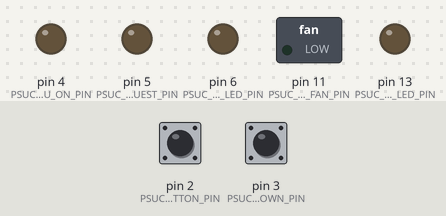
The sketch below on a simulated Arduino Uno, built with avr-gcc and run on an emulated ATmega328P. Shown: switched loads named in the sketch (green lamp = pin HIGH), output pins drawn as LEDs (lit = HIGH). Dashed ring = blinking. Inputs (shaded band) come from the test bench; at power-on: pin 2 (PSUC_POWER_BUTTON_PIN) HIGH, pin 3 (PSUC_PSU_SHURDOWN_PIN) LOW. Sleep ends after the set time or at an interrupt.

Above: at 1.2 s.
1.3 s: pin 2 (PSUC_POWER_BUTTON_PIN) pulled LOW for 0.15 s
At 3.5 s:
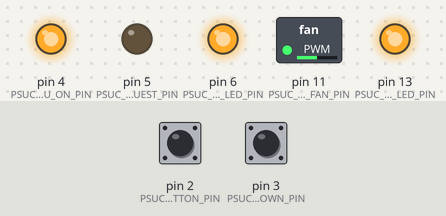
3.9 s: pin 3 (PSUC_PSU_SHURDOWN_PIN) pulled HIGH for 0.15 s
At 4.4 s:
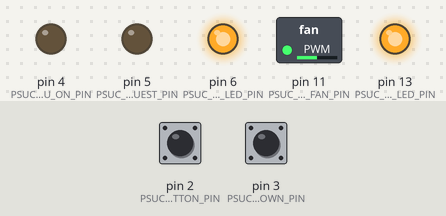
6.5 s: pin 2 (PSUC_POWER_BUTTON_PIN) pulled LOW for 3.2 s
At 7.4 s:
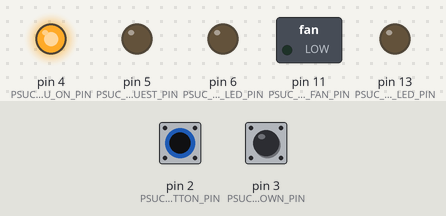
11.2 s: pin 2 (PSUC_POWER_BUTTON_PIN) pulled LOW for 1 s
At 12.4 s:
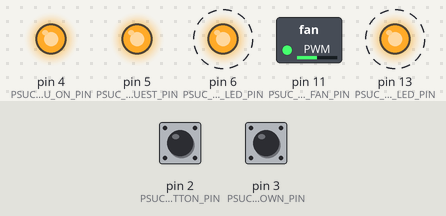
15.2 s: pin 3 (PSUC_PSU_SHURDOWN_PIN) pulled HIGH for 1 s
At 17.1 s:
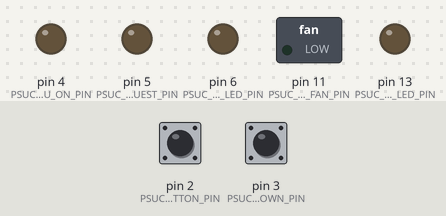
Timing chart, 0 to 18.6 s (numbered marks = the images above; inputs shaded):
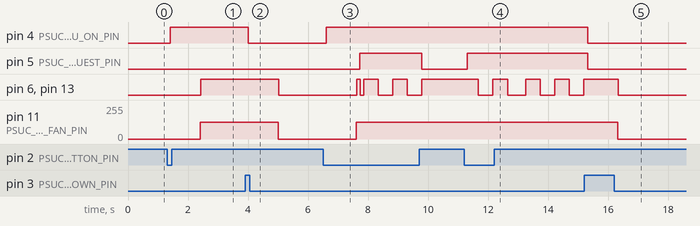

Measured:
- after the input at 1.3 s, pin 4 (PSUC_ATX_PSU_ON_PIN): LOW → HIGH after 0.11 s; pin 6 (PSUC_EXTERNAL_LED_PIN), pin 13 (PSUC_ARDUINO_LED_PIN): LOW → HIGH after 1.1 s; pin 11 (PSUC_CONTROL_FAN_PIN): 0/255 → 127/255 after 1.1 s
- after the input at 3.9 s, pin 4 (PSUC_ATX_PSU_ON_PIN): HIGH → LOW after 0.11 s; pin 6 (PSUC_EXTERNAL_LED_PIN), pin 13 (PSUC_ARDUINO_LED_PIN): HIGH → LOW after 1.1 s; pin 11 (PSUC_CONTROL_FAN_PIN): 127/255 → 0/255 after 1.1 s
- after the input at 6.5 s, pin 4 (PSUC_ATX_PSU_ON_PIN): LOW → HIGH after 0.11 s; pin 5 (PSUC_GPIO_REQUEST_PIN): LOW → HIGH after 1.2 s, → LOW 2.1 s later
- after the input at 11.2 s, pin 5 (PSUC_GPIO_REQUEST_PIN): LOW → HIGH after 0.11 s; pin 6 (PSUC_EXTERNAL_LED_PIN), pin 13 (PSUC_ARDUINO_LED_PIN): alternates HIGH for 0.49 s and LOW for 0.49 s, starting after 0.48 s
- after the input at 15.2 s, pin 4 (PSUC_ATX_PSU_ON_PIN): HIGH → LOW after 0.13 s; pin 5 (PSUC_GPIO_REQUEST_PIN): HIGH → LOW after 0.12 s; pin 11 (PSUC_CONTROL_FAN_PIN): 127/255 → 0/255 after 1.1 s

The sketch:

psuc.ino
```cpp
#include <avr/power.h>
#include <avr/sleep.h>

/*******************************************************************************
  Pico PSU Control application
  Version: 1.03
  Date: 11-03-2018
  Author: Evgeny Sabelskiy

  This is a simple control application for PICO PSU

  This application is licensed under Creative Commons Attribution-ShareAlike 3.0.
  Unported License.

  Revision  Description
  ========  ===========
  1.03      Added case fan control
  1.02      Fixed gpio shutdown request deassertion
  1.01      Added configuration
  1.00      Initial public release (for arduino mini pro 5v)
*******************************************************************************/

/* TODO:
  1. remove bootloader (requires ISP programmer)
  2. implement watchdog
*/

/* ------------- BEGIN CONFIGURATION ---------------- */
// set it to 1 if you want to get debugging output on serial console (115200)
#define PSUC_DEBUG 0

// set to 1 if you want to set HIGH gpio signal for external hardware
// before power down and wait for confirmation signal
// if 0 power will be turned off immediately
#define PSUC_USE_CONFIRMATION_GPIO 1

// set to 1 if you want to use arduino on-board led
#define PSUC_USE_ONBOARD_LED 1

// set to 1 if you want to use external (case) led
#define PSUC_USE_EXTERNAL_LED 1

// set to 1 if you want to control speed of (case) fan
#define PSUC_CONTROL_FAN_SPEED 1

// set fan duty cycle (default is 50%)
#define PSUC_CONTROL_FAN_DUTY_CYCLE 50

// IMPORTANT!!! this is depends on your ATMEGA->[ATX PS_ON PIN] hardware implementation
// set it to LOW if you connected cpu directly to PS_ON
// set to HIGH if you used NPN transistor switch
#define PSUC_PSON_SIGNAL HIGH

// power down system if user pressed button longer than XX seconds
#define PSUC_EMERGENCY_POWER_DOWN_DELAY 10

// return to sleep mode if gpio event didn't occur after XX seconds
#define PSUC_RETURN_TO_POWERON_SLEEP_IN 60
/* -------------- END CONFIGURATION ----------------- */

/* -------------- BEGIN PIN MAPPING ----------------- */
// input (irq): external "power on/off" (momentary) button connected to ground
#define PSUC_POWER_BUTTON_PIN 2

// input (irq): external request for immediate PSU shutdown
#define PSUC_PSU_SHURDOWN_PIN 3

// output: connected to ATX-24 PS_ON (16) pin
#define PSUC_ATX_PSU_ON_PIN 4

// output: connected to external GPIO
// HIGH state is signal for PSU clients to close their business and set HIGH on PSUC_PSU_SHURDOWN_PIN
// for power down
#define PSUC_GPIO_REQUEST_PIN 5

// arduino onboard led
#define PSUC_ARDUINO_LED_PIN LED_BUILTIN

// external case led
#define PSUC_EXTERNAL_LED_PIN 6

// case fan, use pin 11 (asynchronous clock that is not stopped with SLEEP_MODE_PWR_SAVE)
// change timer configuration if you want to remap this pin
#define PSUC_CONTROL_FAN_PIN 11
/* -------------- END PIN MAPPING ------------------- */

enum t_psuc_state {
  // PSUC is initializing
  PSUC_INIT,
  // application is sleeping and waiting for external interrupt, PSU is OFF
  PSUC_SLEEP_OFF,
  // application is sleeping and waiting for external interrupt, PSU is ON
  PSUC_SLEEP_ON,
  // processing turn PSU OFF
  PSUC_POWER_OFF,
  // power off requested by user
  PSUC_EMERGENCY_POWER_OFF,
  // processing turn PSU ON
  PSUC_POWER_ON,
#if PSUC_USE_CONFIRMATION_GPIO
  // read GPIO signals
  PSUC_WAIT_GPIO_READ,
  // confirmate HIGH signal on GPIO and shutdown PSU
  PSUC_WAIT_GPIO_CONFIRMATION
#endif
};

static volatile t_psuc_state psuc_state;
byte power_btn_is_pressed;
byte poweroff_signal_is_received;
#if PSUC_USE_CONFIRMATION_GPIO
byte gpio_request_sent;
unsigned long last_time_wait_alone;
unsigned long start_time_wait_gpio;
#endif

static void change_state(t_psuc_state new_state);
static void reset_signals();

static void gpio_request_shutdown(bool on);

static void power_button_rq();
static void power_down_rq();

static void atx_poweron();
static void atx_poweroff();

static void read_debounced_signals();

static void case_led_ctrl(byte state);
static void led_control(t_psuc_state state);
static void psu_control(t_psuc_state state);

#if PSUC_CONTROL_FAN_SPEED
static void case_fan_speed(int duty_cycle);
#endif

void setup() {
  // turn off psu at startup, not very good idea if we'll need to implement watchdog
  digitalWrite(PSUC_ATX_PSU_ON_PIN, PSUC_PSON_SIGNAL ^ HIGH);
  // we set pin to HIGH before mode change to prevent short-time PS-ON peak
  pinMode(PSUC_ATX_PSU_ON_PIN, OUTPUT);

  // configure power button pin mode to detect LOW signal
  pinMode(PSUC_POWER_BUTTON_PIN, INPUT_PULLUP);

#if PSUC_USE_CONFIRMATION_GPIO
  // configure shut down pin to detect HIGH signal
  pinMode(PSUC_PSU_SHURDOWN_PIN, INPUT);

  // configure gpio request pin
  pinMode(PSUC_GPIO_REQUEST_PIN, OUTPUT);
  digitalWrite(PSUC_GPIO_REQUEST_PIN, LOW);
#endif

  // configure PSUC leds
#if PSUC_USE_ONBOARD_LED
  pinMode(PSUC_ARDUINO_LED_PIN, OUTPUT);
  digitalWrite(PSUC_ARDUINO_LED_PIN, LOW);
#endif

#if PSUC_USE_EXTERNAL_LED
  pinMode(PSUC_EXTERNAL_LED_PIN, OUTPUT);
  digitalWrite(PSUC_EXTERNAL_LED_PIN, LOW);
#endif

#if PSUC_CONTROL_FAN_SPEED
  pinMode(PSUC_CONTROL_FAN_PIN, OUTPUT);
  // set timer 2 divisor to 8 for (Fast) PWM frequency of 31372.55 Hz
  TCCR2B = TCCR2B & B11111000 | B00000001;
#endif

  // turn off some parts of cpu to lower power consumption
  power_adc_disable();
  power_spi_disable();
  power_twi_disable();

  // set sleep mode
  set_sleep_mode(SLEEP_MODE_PWR_SAVE);
  // enable sleep bit
  sleep_enable();

#if PSUC_USE_CONFIRMATION_GPIO
  gpio_request_sent = 0;
#endif
  reset_signals();

#if PSUC_DEBUG
  Serial.begin(115200);
#endif

  // set application initial state
  psuc_state = PSUC_INIT;
  change_state(PSUC_SLEEP_OFF);
}

void atx_poweroff()
{
  // turn off PSU module
  digitalWrite(PSUC_ATX_PSU_ON_PIN, PSUC_PSON_SIGNAL ^ HIGH);
#if PSUC_DEBUG
  Serial.println("atx psu power off");
#endif
}

void atx_poweron()
{
  // turn on PSU module
  digitalWrite(PSUC_ATX_PSU_ON_PIN, PSUC_PSON_SIGNAL);
#if PSUC_DEBUG
  Serial.println("atx psu power on");
#endif
}

#if PSUC_CONTROL_FAN_SPEED
void case_fan_speed(int duty_cycle)
{
  analogWrite(PSUC_CONTROL_FAN_PIN, ((long) 255 * duty_cycle) / 100);
}
#endif

void gpio_request_shutdown(bool on)
{
  if (on) {
    // simulate a short edge and leave signal at HIGH level
    digitalWrite(PSUC_GPIO_REQUEST_PIN, LOW);
    delay(10);
    digitalWrite(PSUC_GPIO_REQUEST_PIN, HIGH);
#if PSUC_DEBUG
    Serial.println("gpio request for shutdown");
#endif
  } else {
    digitalWrite(PSUC_GPIO_REQUEST_PIN, LOW);
#if PSUC_DEBUG
    Serial.println("deassert gpio request");
#endif
  }
}

void power_button_rq() {
  // button is pressed
}

void power_down_rq() {
  // external request for immediate psu down is received
}

void change_state(t_psuc_state new_state)
{
  switch (new_state) {
    case PSUC_SLEEP_OFF:
      // reset current input signals states
      reset_signals();
#if PSUC_DEBUG
      Serial.println("PSUC_SLEEP_OFF");
#endif
      break;
    case PSUC_SLEEP_ON:
      // reset current input signals states
      reset_signals();
#if PSUC_DEBUG
      Serial.println("PSUC_SLEEP_ON");
#endif
      break;
    case PSUC_POWER_OFF:
#if PSUC_DEBUG
      Serial.println("PSUC_POWER_OFF");
#endif
      break;
    case PSUC_EMERGENCY_POWER_OFF:
#if PSUC_DEBUG
      Serial.println("PSUC_EMERGENCY_POWER_OFF");
#endif
      break;
    case PSUC_POWER_ON:
#if PSUC_DEBUG
      Serial.println("PSUC_POWER_ON");
#endif
      break;
#if PSUC_USE_CONFIRMATION_GPIO
    case PSUC_WAIT_GPIO_READ:
      if (psuc_state != PSUC_WAIT_GPIO_CONFIRMATION) {
        last_time_wait_alone = start_time_wait_gpio = millis();
      }
      // reset current input signals states
      reset_signals();
      break;
#endif
    default:
      break;
  }
  psuc_state = new_state;
}

void reset_signals()
{
  power_btn_is_pressed = 0;
  poweroff_signal_is_received = 0;
}

#define PSUC_DEBOUNCE_TIME_MS 100

void read_debounced_signals()
{
  byte s1 = 0, s2 = 0;
  // read signals states during next XX ms (simplest debounce)
  for (int t = 0; t < PSUC_DEBOUNCE_TIME_MS; t++) {
    if (digitalRead(PSUC_PSU_SHURDOWN_PIN) == HIGH)
      s1++;
    if (digitalRead(PSUC_POWER_BUTTON_PIN) == LOW)
      s2++;
    delay(1);
  }

  if (s1 >= (PSUC_DEBOUNCE_TIME_MS - PSUC_DEBOUNCE_TIME_MS / 10))
    poweroff_signal_is_received++;

  if (s2 >= (PSUC_DEBOUNCE_TIME_MS - PSUC_DEBOUNCE_TIME_MS / 10))
    power_btn_is_pressed++;
}

void case_led_ctrl(byte state)
{
  if (state) {
#if PSUC_USE_EXTERNAL_LED
    digitalWrite(PSUC_EXTERNAL_LED_PIN, HIGH);
#endif
#if PSUC_USE_ONBOARD_LED
    digitalWrite(PSUC_ARDUINO_LED_PIN, HIGH);
#endif
  } else {
#if PSUC_USE_EXTERNAL_LED
    digitalWrite(PSUC_EXTERNAL_LED_PIN, LOW);
#endif
#if PSUC_USE_ONBOARD_LED
    digitalWrite(PSUC_ARDUINO_LED_PIN, LOW);
#endif
  }
}

void led_control(t_psuc_state state)
{
  switch (state) {
    case PSUC_SLEEP_OFF:
      case_led_ctrl(LOW);
      break;
    case PSUC_SLEEP_ON:
      case_led_ctrl(HIGH);
      break;
    case PSUC_POWER_OFF:
      break;
    case PSUC_POWER_ON:
      break;
#if PSUC_USE_CONFIRMATION_GPIO
    case PSUC_WAIT_GPIO_READ:
    case PSUC_WAIT_GPIO_CONFIRMATION:
      case_led_ctrl((millis() / 500) % 2 ? HIGH : LOW);
      break;
#endif
    default:
      break;
  }
}

void psu_control(t_psuc_state state)
{
  switch (state) {
    case PSUC_SLEEP_OFF:
      // power is off, psuc is waiting for command
      // attach interrupt handler to power button pin
      attachInterrupt(digitalPinToInterrupt(PSUC_POWER_BUTTON_PIN), power_button_rq, LOW);
#if 0
      // not sure if we need this in power off state
#if PSUC_USE_CONFIRMATION_GPIO
      // attach interrupt handler to power off request pin
      attachInterrupt(digitalPinToInterrupt(PSUC_PSU_SHURDOWN_PIN), power_down_rq, HIGH);
#endif
#endif
      // enable sleep bit
      sleep_enable();

#if PSUC_DEBUG
      Serial.end();
#endif
      // going to sleep
      sleep_mode();

      // first thing after waking from sleep
      sleep_disable();

      // disable interrupts
      detachInterrupt(digitalPinToInterrupt(PSUC_POWER_BUTTON_PIN));
#if 0
#if PSUC_USE_CONFIRMATION_GPIO
      detachInterrupt(digitalPinToInterrupt(PSUC_PSU_SHURDOWN_PIN));
#endif
#endif

#if PSUC_DEBUG
      Serial.begin(115200);
#endif
      read_debounced_signals();

      if (power_btn_is_pressed)
        change_state(PSUC_POWER_ON);
      break;
    case PSUC_SLEEP_ON:
      // power is on, waiting for command

      // attach interrupt handler to power button pin
      attachInterrupt(digitalPinToInterrupt(PSUC_POWER_BUTTON_PIN), power_button_rq, LOW);
#if PSUC_USE_CONFIRMATION_GPIO
      // attach interrupt handler to power off request pin
      attachInterrupt(digitalPinToInterrupt(PSUC_PSU_SHURDOWN_PIN), power_down_rq, HIGH);
#endif
      // enable sleep bit
      sleep_enable();

#if PSUC_DEBUG
      Serial.end();
#endif
      // going to sleep
      sleep_mode();

      // first thing after waking from sleep
      sleep_disable();

      // disable interrupts
      detachInterrupt(digitalPinToInterrupt(PSUC_POWER_BUTTON_PIN));
#if PSUC_USE_CONFIRMATION_GPIO
      detachInterrupt(digitalPinToInterrupt(PSUC_PSU_SHURDOWN_PIN));
#endif
#if PSUC_DEBUG
      Serial.begin(115200);
#endif
      read_debounced_signals();

#if PSUC_USE_CONFIRMATION_GPIO
      if (poweroff_signal_is_received) {
#if PSUC_DEBUG
        Serial.print("gpio rq ");
        Serial.println(poweroff_signal_is_received);
#endif
        change_state(PSUC_POWER_OFF);
      } else
#endif
        if (power_btn_is_pressed) {
#if PSUC_USE_CONFIRMATION_GPIO
          gpio_request_shutdown(true);
          change_state(PSUC_WAIT_GPIO_READ);
#else
          // confirmation gpio is disabled by config, power off immediately
          change_state(PSUC_POWER_OFF);
#endif
        } else {
#if PSUC_DEBUG
          Serial.println("bogus interrupt ?");
#endif
          // stay in power-on sleep mode
        }
      break;
    case PSUC_POWER_OFF:
      atx_poweroff();
      delay(1000);
      change_state(PSUC_SLEEP_OFF);
#if PSUC_CONTROL_FAN_SPEED
      case_fan_speed(0);
#endif
      break;
    case PSUC_EMERGENCY_POWER_OFF:
      change_state(PSUC_POWER_OFF);
      break;
    case PSUC_POWER_ON:
      atx_poweron();
      delay(1000);
#if PSUC_CONTROL_FAN_SPEED
      case_fan_speed(PSUC_CONTROL_FAN_DUTY_CYCLE);
#endif
      change_state(PSUC_SLEEP_ON);
      break;
#if PSUC_USE_CONFIRMATION_GPIO
    case PSUC_WAIT_GPIO_READ:
      read_debounced_signals();
      change_state(PSUC_WAIT_GPIO_CONFIRMATION);
      break;
    case PSUC_WAIT_GPIO_CONFIRMATION:
      if (poweroff_signal_is_received) {
#if PSUC_DEBUG
        Serial.println("POWER OFF IS CONFIRMED");
#endif
        gpio_request_shutdown(false);
        change_state(PSUC_POWER_OFF);
      } else if (power_btn_is_pressed) {
        change_state(PSUC_WAIT_GPIO_READ);
      } else {
        unsigned long time_alone = abs(millis() - last_time_wait_alone) / 1000;
        if (time_alone) {
          // user released the button
          if (time_alone > PSUC_EMERGENCY_POWER_DOWN_DELAY) {
            // user pressed button > XX seconds
            // emergency case power down !
            gpio_request_shutdown(false);
            change_state(PSUC_EMERGENCY_POWER_OFF);
          } else {
            // return to normal power on sleep
            gpio_request_shutdown(false);
            change_state(PSUC_SLEEP_ON);
          }
        } else {
          unsigned long time_wait = abs(millis() - start_time_wait_gpio) / 1000;
          if (time_wait >= PSUC_RETURN_TO_POWERON_SLEEP_IN) {
            // shutdown is not confirmed, return to power on state
            gpio_request_shutdown(false);
            change_state(PSUC_SLEEP_ON);
          } else
            change_state(PSUC_WAIT_GPIO_READ);
        }

        last_time_wait_alone = millis();
      }
      break;
#endif
    default:
      break;
  }
}

void loop() {
  led_control(psuc_state);
  psu_control(psuc_state);
  delay(10);
}
```
